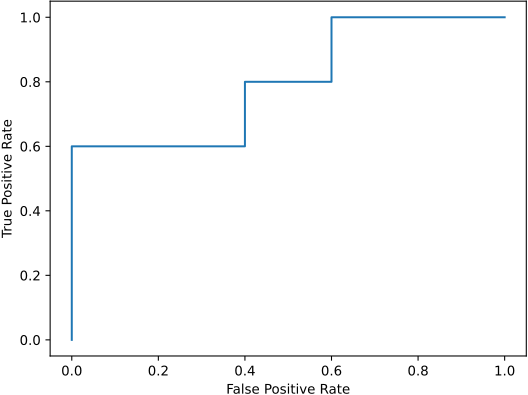

The Python source for this figure:
import numpy as np
y       = np.array([  0,   1,   1,   0,   1,   0,    1,   0,   0,   1])
y_score = np.array([0.7, 0.8, 0.3, 0.4, 0.9, 0.6, 0.99, 0.1, 0.2, 0.5])

from sklearn.metrics import roc_curve, RocCurveDisplay

my_fpr, my_tpr, _ = roc_curve(y_true=y,
                              y_score=y_score,
                              pos_label=1)
RocCurveDisplay(fpr=my_fpr, tpr=my_tpr).plot()

import matplotlib.pyplot as plt
plt.savefig('10-p-roc.pdf')
